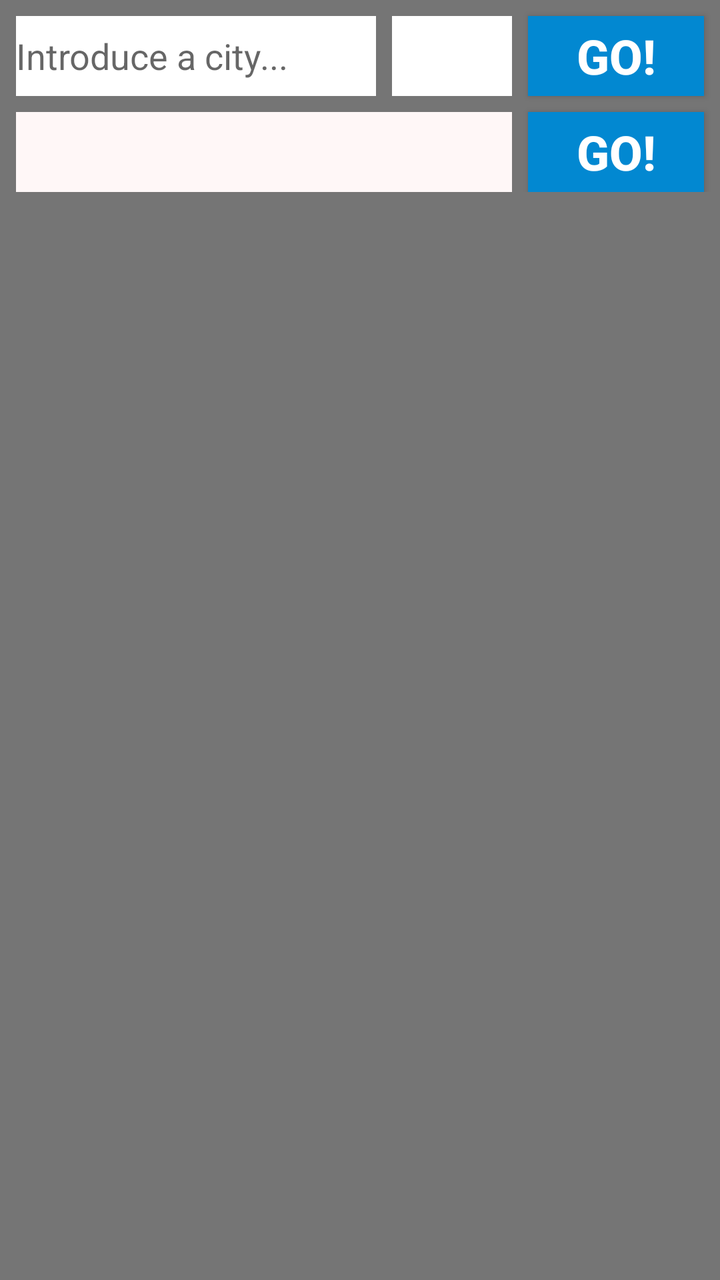
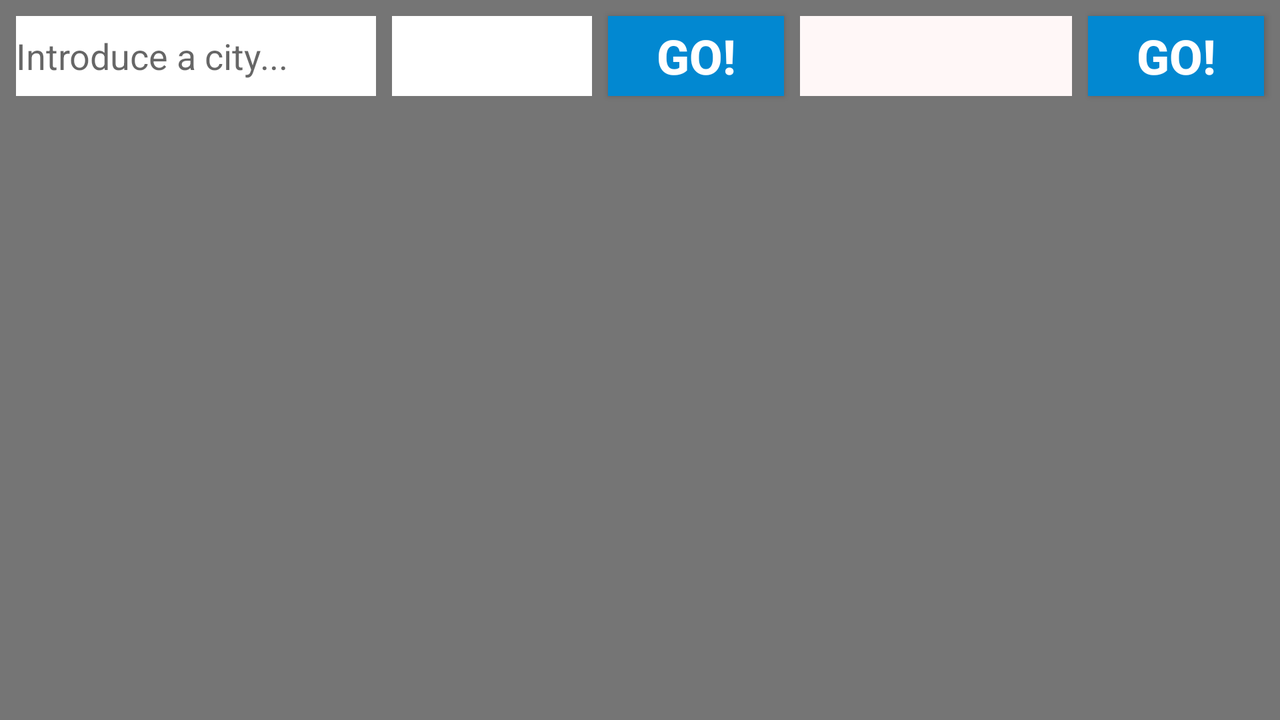

An Android layout and its configuration variant, each rendered on a device that would load it. The default file and the variant file are quoted in full after the pictures.
<!-- AndroidManifest.xml: application theme AppTheme -->
<!-- res/layout/fragment_detalles.xml -->
<?xml version="1.0" encoding="utf-8"?>

<LinearLayout xmlns:android="http://schemas.android.com/apk/res/android"
    xmlns:app="http://schemas.android.com/apk/res-auto"
    xmlns:tools="http://schemas.android.com/tools"
    android:layout_width="match_parent"
    android:layout_height="match_parent"
    android:layout_margin="0dp"
    android:layout_marginLeft="0dp"
    android:layout_marginTop="0dp"
    android:layout_marginRight="0dp"
    android:layout_marginBottom="0dp"
    android:background="@color/background"
    android:orientation="vertical"
    app:layout_behavior="@string/appbar_scrolling_view_behavior">




    <androidx.constraintlayout.widget.ConstraintLayout
        android:layout_width="match_parent"
        android:layout_height="wrap_content">

        <EditText
            android:id="@+id/et_city"
            android:layout_width="180dp"
            android:layout_height="40dp"
            android:layout_marginStart="8dp"
            android:layout_marginLeft="8dp"
            android:layout_marginTop="8dp"
            android:background="#FFFFFF"
            android:ems="10"
            android:hint="@string/introduceCity"
            android:inputType="textPersonName"
            android:textSize="18sp"
            app:layout_constraintStart_toStartOf="parent"
            app:layout_constraintTop_toTopOf="parent" />

        <Spinner
            android:id="@+id/spinner2"
            android:layout_width="0dp"
            android:layout_height="40dp"
            android:layout_marginStart="8dp"
            android:layout_marginLeft="8dp"
            android:layout_marginTop="8dp"
            android:layout_marginEnd="8dp"
            android:layout_marginRight="8dp"
            android:layout_weight="1"
            android:background="#FFFFFF"
            android:dropDownSelector="@color/background"
            app:layout_constraintEnd_toStartOf="@+id/button2"
            app:layout_constraintStart_toEndOf="@+id/et_city"
            app:layout_constraintTop_toTopOf="parent" />

        <Button
            android:id="@+id/button2"
            android:layout_width="wrap_content"
            android:layout_height="40dp"
            android:layout_marginTop="8dp"
            android:layout_marginEnd="8dp"
            android:layout_marginRight="8dp"
            android:background="@color/colorPrimary"
            android:text="@string/GO"
            android:textColor="#FFFFFF"
            android:textSize="24sp"
            android:textStyle="bold"
            app:layout_constraintEnd_toEndOf="parent"
            app:layout_constraintTop_toTopOf="parent" />

        <Spinner
            android:id="@+id/spinner"
            style="@style/Widget.AppCompat.Spinner.Underlined"
            android:layout_width="0dp"
            android:layout_height="40dp"
            android:layout_marginStart="8dp"
            android:layout_marginLeft="8dp"
            android:layout_marginTop="8dp"
            android:layout_marginEnd="8dp"
            android:layout_marginRight="8dp"
            android:background="#FFF7F7"
            app:layout_constraintEnd_toStartOf="@+id/button"
            app:layout_constraintStart_toStartOf="parent"
            app:layout_constraintTop_toBottomOf="@+id/et_city" />

        <Button
            android:id="@+id/button"
            android:layout_width="wrap_content"
            android:layout_height="40dp"
            android:layout_marginTop="8dp"
            android:layout_marginEnd="8dp"
            android:layout_marginRight="8dp"
            android:background="@color/colorPrimary"
            android:text="@string/GO"
            android:textColor="#FFFFFF"
            android:textSize="24sp"
            android:textStyle="bold"
            app:layout_constraintEnd_toEndOf="parent"
            app:layout_constraintTop_toBottomOf="@+id/button2" />
    </androidx.constraintlayout.widget.ConstraintLayout>


    <androidx.recyclerview.widget.RecyclerView
        android:id="@+id/current"
        android:layout_width="match_parent"
        android:layout_height="wrap_content"
        android:layout_marginLeft="8dp"
        android:layout_marginTop="8dp"
        android:layout_marginRight="8dp"
        app:layout_constraintEnd_toEndOf="parent"
        app:layout_constraintStart_toStartOf="parent"
        app:layout_constraintTop_toBottomOf="@+id/constraintLayout" >

    </androidx.recyclerview.widget.RecyclerView>

    <androidx.recyclerview.widget.RecyclerView
        android:id="@+id/list_items"
        android:layout_width="match_parent"
        android:layout_height="wrap_content"
        android:layout_marginLeft="8dp"
        android:layout_marginTop="8dp"
        android:layout_marginRight="8dp"
        app:layout_constraintEnd_toEndOf="parent"
        app:layout_constraintStart_toStartOf="parent"
        app:layout_constraintTop_toBottomOf="@+id/constraintLayout" >



    </androidx.recyclerview.widget.RecyclerView>


    <ProgressBar
        android:id="@+id/progressBar"
        android:layout_width="match_parent"
        android:layout_height="wrap_content"
        android:visibility="gone"
        app:layout_constraintBottom_toBottomOf="parent"
        app:layout_constraintLeft_toLeftOf="parent"
        app:layout_constraintRight_toRightOf="parent"
        app:layout_constraintTop_toBottomOf="parent" />
</LinearLayout>
<!-- resources referenced by this layout -->
<resources>
  <color name="background">#757575</color>
  <color name="colorPrimary">#0288D1</color>
  <string name="GO">GO!</string>
  <string name="introduceCity">Introduce a city...</string>
  <style name="AppTheme" parent="Theme.AppCompat.Light.DarkActionBar">
          
          <item name="colorPrimary">@color/colorPrimary</item>
          <item name="colorPrimaryDark">@color/colorPrimaryDark</item>
          <item name="colorAccent">@color/colorAccent</item>
      </style>
  <color name="colorPrimaryDark">#03A9F4</color>
  <color name="colorAccent">#FFC107</color>
</resources>
<!-- res/layout-land/fragment_detalles.xml (the repository's variant of the layout above) -->
<!-- drawn on the phone turned sideways -->
<?xml version="1.0" encoding="utf-8"?>

<LinearLayout xmlns:android="http://schemas.android.com/apk/res/android"
    xmlns:app="http://schemas.android.com/apk/res-auto"
    xmlns:tools="http://schemas.android.com/tools"
    android:layout_width="match_parent"
    android:layout_height="match_parent"
    android:layout_margin="0dp"
    android:layout_marginLeft="0dp"
    android:layout_marginTop="0dp"
    android:layout_marginRight="0dp"
    android:layout_marginBottom="0dp"
    android:background="@color/background"
    android:orientation="vertical"
    app:layout_behavior="@string/appbar_scrolling_view_behavior">


    <androidx.constraintlayout.widget.ConstraintLayout
        android:layout_width="match_parent"
        android:layout_height="match_parent">

        <EditText
            android:id="@+id/et_city"
            android:layout_width="180dp"
            android:layout_height="40dp"
            android:layout_marginStart="8dp"
            android:layout_marginLeft="8dp"
            android:layout_marginTop="8dp"
            android:background="#FFFFFF"
            android:ems="10"
            android:hint="@string/introduceCity"
            android:inputType="textPersonName"
            android:textSize="18sp"
            app:layout_constraintStart_toStartOf="parent"
            app:layout_constraintTop_toTopOf="parent" />

        <Spinner
            android:id="@+id/spinner2"
            android:layout_width="100dp"
            android:layout_height="40dp"
            android:layout_marginStart="8dp"
            android:layout_marginLeft="8dp"
            android:layout_marginTop="8dp"
            android:layout_weight="1"
            android:background="#FFFFFF"
            android:dropDownSelector="@color/background"
            app:layout_constraintStart_toEndOf="@+id/et_city"
            app:layout_constraintTop_toTopOf="parent" />

        <Button
            android:id="@+id/button2"
            android:layout_width="wrap_content"
            android:layout_height="40dp"
            android:layout_marginStart="8dp"
            android:layout_marginLeft="8dp"
            android:layout_marginTop="8dp"
            android:background="@color/colorPrimary"
            android:text="@string/GO"
            android:textColor="#FFFFFF"
            android:textSize="24sp"
            android:textStyle="bold"
            app:layout_constraintStart_toEndOf="@+id/spinner2"
            app:layout_constraintTop_toTopOf="parent" />

        <Spinner
            android:id="@+id/spinner"
            style="@style/Widget.AppCompat.Spinner.Underlined"
            android:layout_width="0dp"
            android:layout_height="40dp"
            android:layout_marginStart="8dp"
            android:layout_marginLeft="8dp"
            android:layout_marginTop="8dp"
            android:layout_marginEnd="8dp"
            android:layout_marginRight="8dp"
            android:background="#FFF7F7"
            app:layout_constraintEnd_toStartOf="@+id/button"
            app:layout_constraintStart_toEndOf="@+id/button2"
            app:layout_constraintTop_toTopOf="parent" />

        <Button
            android:id="@+id/button"
            android:layout_width="wrap_content"
            android:layout_height="40dp"
            android:layout_marginTop="8dp"
            android:layout_marginEnd="8dp"
            android:layout_marginRight="8dp"
            android:background="@color/colorPrimary"
            android:text="@string/GO"
            android:textColor="#FFFFFF"
            android:textSize="24sp"
            android:textStyle="bold"
            app:layout_constraintEnd_toEndOf="parent"
            app:layout_constraintTop_toTopOf="parent" />

        <androidx.recyclerview.widget.RecyclerView
            android:id="@+id/list_items"
            android:layout_width="0dp"
            android:layout_height="0dp"
            android:layout_marginStart="8dp"
            android:layout_marginLeft="8dp"
            android:layout_marginTop="8dp"
            android:layout_marginEnd="8dp"
            android:layout_marginRight="8dp"
            android:layout_marginBottom="8dp"
            app:layout_constraintBottom_toBottomOf="parent"
            app:layout_constraintEnd_toEndOf="parent"
            app:layout_constraintStart_toEndOf="@+id/current"
            app:layout_constraintTop_toBottomOf="@+id/spinner" />

        <androidx.recyclerview.widget.RecyclerView
            android:id="@+id/current"
            android:layout_width="0dp"
            android:layout_height="0dp"
            android:layout_marginStart="8dp"
            android:layout_marginLeft="8dp"
            android:layout_marginTop="8dp"
            android:layout_marginBottom="8dp"
            app:layout_constraintBottom_toBottomOf="parent"
            app:layout_constraintEnd_toEndOf="@+id/button2"
            app:layout_constraintStart_toStartOf="parent"
            app:layout_constraintTop_toBottomOf="@+id/et_city">

        </androidx.recyclerview.widget.RecyclerView>
    </androidx.constraintlayout.widget.ConstraintLayout>


</LinearLayout>
